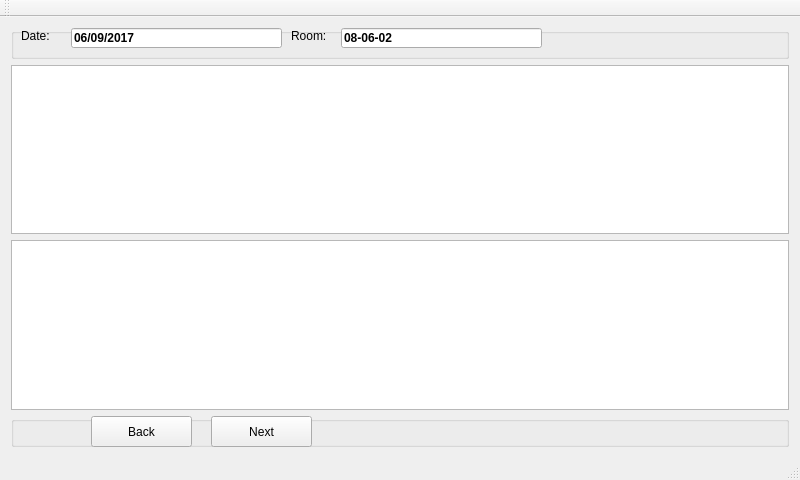
<?xml version="1.0" encoding="UTF-8"?>
<ui version="4.0">
 <class>Timetable</class>
 <widget class="QMainWindow" name="Timetable">
  <property name="geometry">
   <rect>
    <x>0</x>
    <y>0</y>
    <width>800</width>
    <height>480</height>
   </rect>
  </property>
  <property name="windowTitle">
   <string>Timetable</string>
  </property>
  <widget class="QWidget" name="centralWidget">
   <layout class="QVBoxLayout" name="verticalLayout">
    <item>
     <widget class="QGroupBox" name="groupBox">
      <property name="title">
       <string/>
      </property>
      <widget class="QLabel" name="label">
       <property name="geometry">
        <rect>
         <x>10</x>
         <y>0</y>
         <width>41</width>
         <height>16</height>
        </rect>
       </property>
       <property name="text">
        <string>Date:</string>
       </property>
       <property name="buddy">
        <cstring>lineEdit</cstring>
       </property>
      </widget>
      <widget class="QLabel" name="label_2">
       <property name="geometry">
        <rect>
         <x>280</x>
         <y>0</y>
         <width>71</width>
         <height>16</height>
        </rect>
       </property>
       <property name="text">
        <string>Room:</string>
       </property>
       <property name="buddy">
        <cstring>lineEdit_2</cstring>
       </property>
      </widget>
      <widget class="QLineEdit" name="lineEdit">
       <property name="geometry">
        <rect>
         <x>60</x>
         <y>0</y>
         <width>211</width>
         <height>20</height>
        </rect>
       </property>
       <property name="font">
        <font>
         <weight>75</weight>
         <bold>true</bold>
        </font>
       </property>
       <property name="text">
        <string>06/09/2017</string>
       </property>
      </widget>
      <widget class="QLineEdit" name="lineEdit_2">
       <property name="geometry">
        <rect>
         <x>330</x>
         <y>0</y>
         <width>201</width>
         <height>20</height>
        </rect>
       </property>
       <property name="font">
        <font>
         <weight>75</weight>
         <bold>true</bold>
        </font>
       </property>
       <property name="text">
        <string>08-06-02</string>
       </property>
      </widget>
      <widget class="QLabel" name="label_3">
       <property name="geometry">
        <rect>
         <x>580</x>
         <y>0</y>
         <width>201</width>
         <height>21</height>
        </rect>
       </property>
       <property name="font">
        <font>
         <italic>true</italic>
        </font>
       </property>
       <property name="text">
        <string/>
       </property>
      </widget>
     </widget>
    </item>
    <item>
     <widget class="QTableWidget" name="tableWidget">
      <property name="sizePolicy">
       <sizepolicy hsizetype="Expanding" vsizetype="Expanding">
        <horstretch>0</horstretch>
        <verstretch>0</verstretch>
       </sizepolicy>
      </property>
      <property name="font">
       <font>
        <pointsize>15</pointsize>
        <weight>50</weight>
        <bold>false</bold>
       </font>
      </property>
      <property name="styleSheet">
       <string notr="true"/>
      </property>
      <property name="textElideMode">
       <enum>Qt::ElideMiddle</enum>
      </property>
     </widget>
    </item>
    <item>
     <widget class="QTableWidget" name="tableWidget_2">
      <property name="font">
       <font>
        <pointsize>15</pointsize>
        <weight>50</weight>
        <bold>false</bold>
       </font>
      </property>
     </widget>
    </item>
    <item>
     <widget class="QGroupBox" name="groupBox_2">
      <property name="title">
       <string/>
      </property>
      <widget class="QPushButton" name="pushButton">
       <property name="geometry">
        <rect>
         <x>80</x>
         <y>0</y>
         <width>101</width>
         <height>31</height>
        </rect>
       </property>
       <property name="text">
        <string>Back</string>
       </property>
      </widget>
      <widget class="QPushButton" name="pushButton_2">
       <property name="geometry">
        <rect>
         <x>200</x>
         <y>0</y>
         <width>101</width>
         <height>31</height>
        </rect>
       </property>
       <property name="text">
        <string>Next</string>
       </property>
      </widget>
     </widget>
    </item>
   </layout>
  </widget>
  <widget class="QMenuBar" name="menuBar">
   <property name="geometry">
    <rect>
     <x>0</x>
     <y>0</y>
     <width>800</width>
     <height>27</height>
    </rect>
   </property>
  </widget>
  <widget class="QToolBar" name="mainToolBar">
   <attribute name="toolBarArea">
    <enum>TopToolBarArea</enum>
   </attribute>
   <attribute name="toolBarBreak">
    <bool>false</bool>
   </attribute>
  </widget>
  <widget class="QStatusBar" name="statusBar"/>
 </widget>
 <layoutdefault spacing="6" margin="11"/>
 <resources/>
 <connections/>
</ui>
